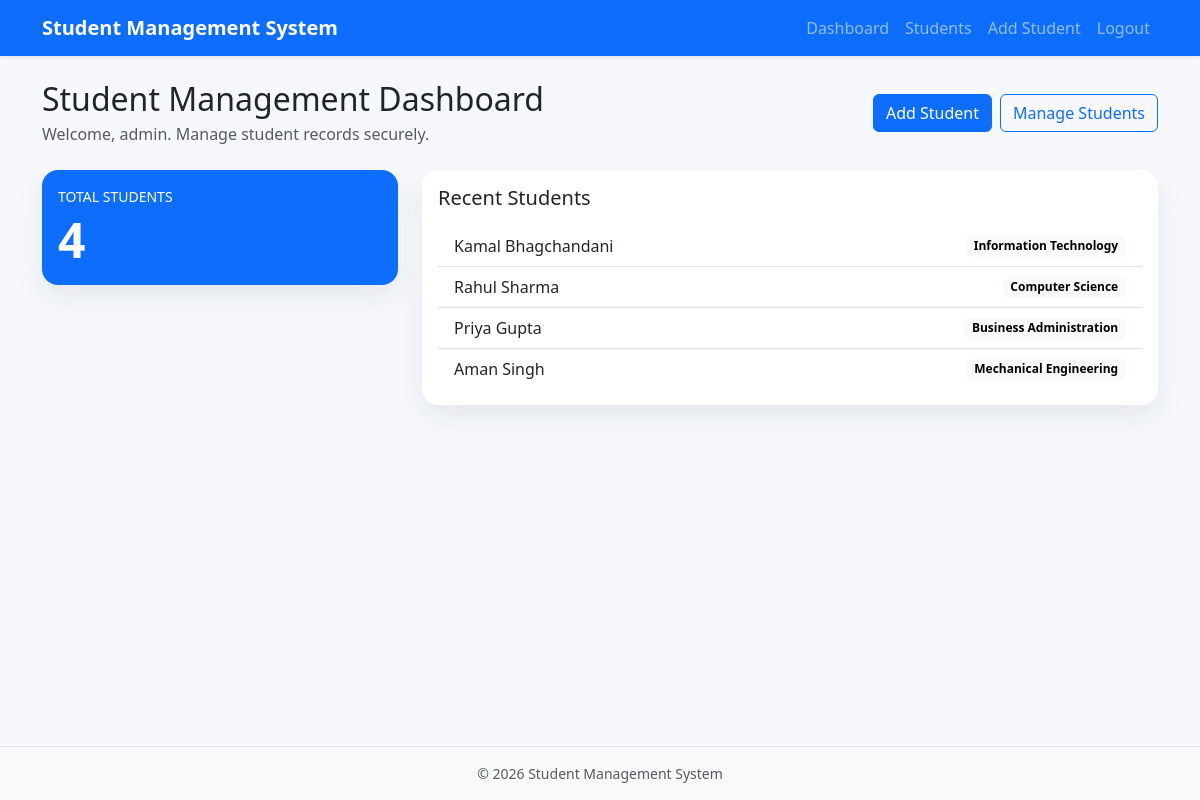
The app's page /dashboard.php (signed in) with its own data.
### tables this page shows
CREATE TABLE IF NOT EXISTS students (
    id INT AUTO_INCREMENT PRIMARY KEY,
    student_id VARCHAR(20) NOT NULL UNIQUE,
    name VARCHAR(100) NOT NULL,
    email VARCHAR(100) NOT NULL,
    phone VARCHAR(15) NOT NULL,
    course VARCHAR(100) NOT NULL,
    year INT NOT NULL,
    address TEXT NOT NULL,
    created_at TIMESTAMP DEFAULT CURRENT_TIMESTAMP
);

### includes/auth.php (called while the page is built, shortened)
<?php
function e(?string $value): string
{
    return htmlspecialchars((string) $value, ENT_QUOTES, 'UTF-8');
}

### models/Student.php (called while the page is built, shortened)
<?php
class Student
{
    private PDO $conn;
    public function __construct(PDO $conn)
    {
        $this->conn = $conn;
    }
    public function countStudents(): int
    {
        return (int) $this->conn->query('SELECT COUNT(*) FROM students')->fetchColumn();
    }
    public function getRecentStudents(int $limit = 5): array
    {
        $stmt = $this->conn->prepare('SELECT * FROM students ORDER BY created_at DESC LIMIT :limit');
        $stmt->bindValue(':limit', $limit, PDO::PARAM_INT);
        $stmt->execute();
        return $stmt->fetchAll();
    }
}

### dashboard.php (the view, shortened to what this page needs)
<?php
require_once __DIR__ . '/includes/auth.php';
require_once __DIR__ . '/config/database.php';
require_once __DIR__ . '/models/Student.php';
$studentModel = new Student($conn);
$totalStudents = $studentModel->countStudents();
$recentStudents = $studentModel->getRecentStudents(5);
require_once __DIR__ . '/includes/header.php';
?>
<div class="d-flex flex-column flex-md-row align-items-md-center justify-content-between gap-3 mb-4">
    <div>
        <h1 class="h2 mb-1">Student Management Dashboard</h1>
        <p class="text-muted mb-0">Welcome, <?= e($_SESSION['admin']['username']); ?>. Manage student records securely.</p>
    </div>
    <div class="d-flex gap-2">
        <a href="/students/add.php" class="btn btn-primary">Add Student</a>
        <a href="/students/list.php" class="btn btn-outline-primary">Manage Students</a>
    </div>
</div>
<div class="row g-4">
    <div class="col-md-4">
        <div class="card dashboard-card text-bg-primary">
            <div class="card-body">
                <p class="text-uppercase small mb-1">Total Students</p>
                <h2 class="display-5 fw-bold mb-0"><?= e((string) $totalStudents); ?></h2>
            </div>
        </div>
    </div>
    <div class="col-md-8">
        <div class="card dashboard-card">
            <div class="card-body">
                <h2 class="h5 mb-3">Recent Students</h2>
                <?php if ($recentStudents): ?>
                    <div class="list-group list-group-flush">
                        <?php foreach ($recentStudents as $student): ?>
                            <a class="list-group-item list-group-item-action d-flex justify-content-between align-items-center" href="/students/view.php?id=<?= e((string) $student['id']); ?>">
                                <span><?= e($student['name']); ?></span>
                                <span class="badge text-bg-light"><?= e($student['course']); ?></span>
                            </a>
                        <?php endforeach; ?>
                    </div>
                <?php else: ?>
                    <p class="text-muted mb-0">No students found. Add your first student to get started.</p>
                <?php endif; ?>
            </div>
        </div>
    </div>
</div>
<?php require_once __DIR__ . '/includes/footer.php'; ?>

### assets/css/style.css (style rules this page uses)
body { min-height: 100vh; display: flex; flex-direction: column; background: #f6f8fb; }
.dashboard-card { border: 0; border-radius: 1rem; box-shadow: 0 0.75rem 1.75rem rgba(21, 41, 71, 0.08); }

### records on screen
students: name "Kamal Bhagchandani", course "Information Technology"
students: name "Rahul Sharma", course "Computer Science"
students: name "Priya Gupta", course "Business Administration"
students: name "Aman Singh", course "Mechanical Engineering"

### other values on screen
$_SESSION['admin']['username'] "admin"
$totalStudents "4"
